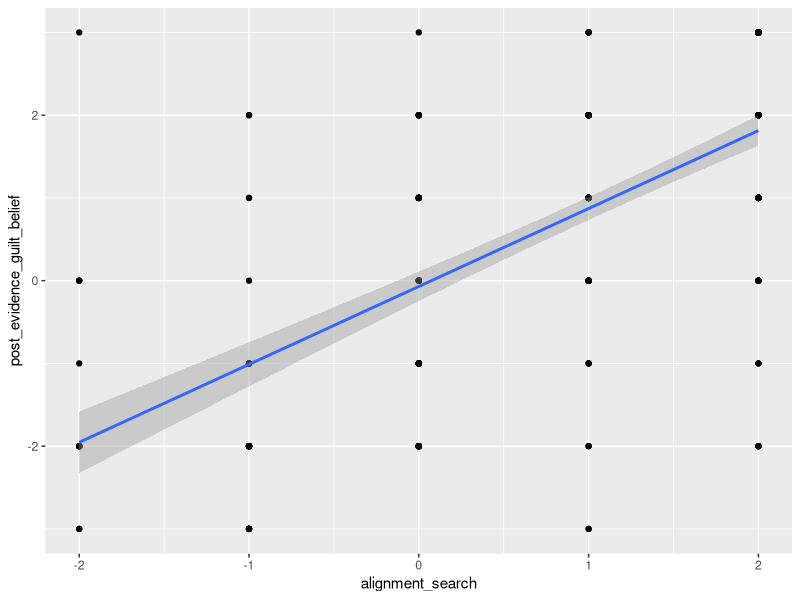
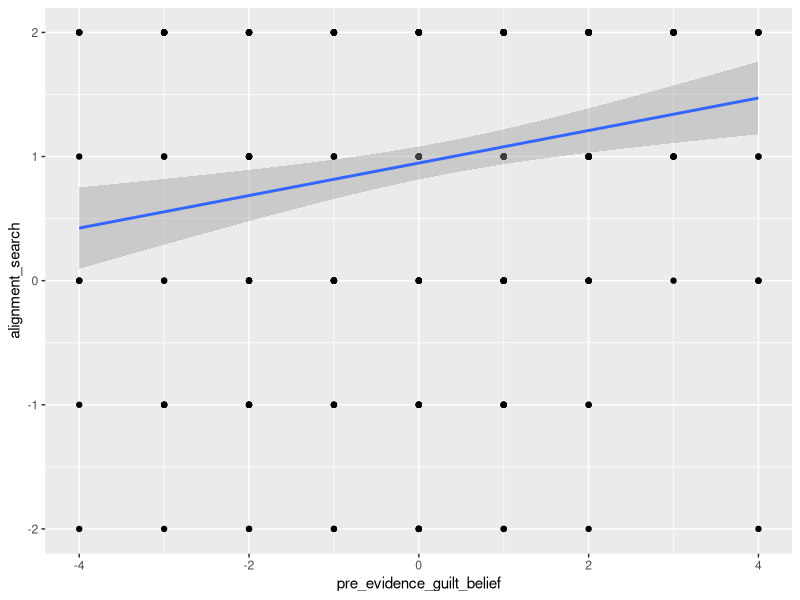
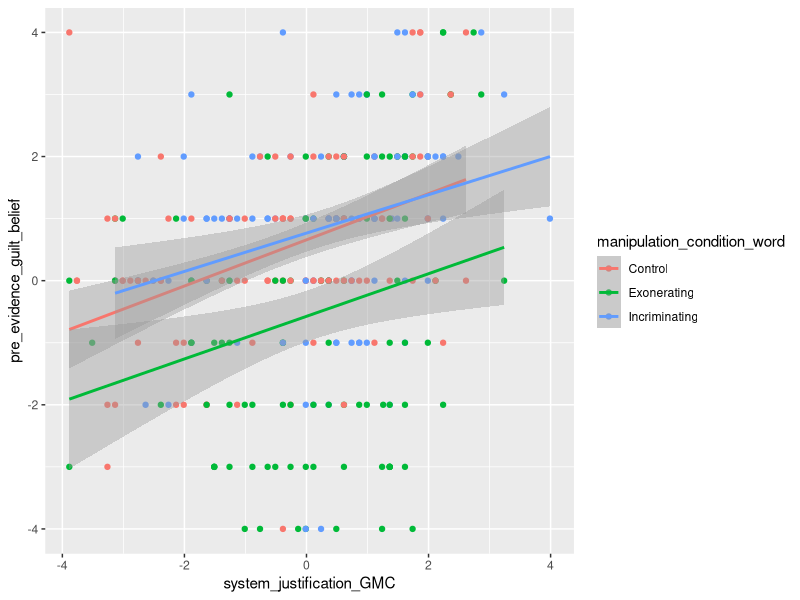

These charts were generated, in order, by the following R code: (Note: this script raises an error after producing the figures.)
## ---- chunk 1
library(dplyr)
library(tidyverse)
library(magrittr)
library(lavaan)

df_study1 <- read.csv("pilot1_cleaned.csv")
df_study2 <- read.csv("pilot2_cleaned.csv")

df_study2_filtered <- df_study2 %>% dplyr::filter(manipulation_condition_word!="Control")
## ---- chunk 2
#which study are we looking at?
df <- df_study2
## ---- chunk 3
#path c: total effect (don't report this directly - just a quick decontextualized way to isolate the path)
model_total <- lm(post_evidence_guilt_belief ~ 
             manipulation_condition + system_justification_GMC, 
           df)

summary(model_total)
confint(model_total)
df.residual(model_total)
## ---- chunk 4
#path b2 (don't report this directly - just a quick decontextualized way to isolate the path)
model <- lm(post_evidence_guilt_belief ~ 
              alignment_search + 
              alignment_search:manipulation_condition +
              pre_evidence_guilt_belief +
              system_justification_GMC + manipulation_condition
              , df)

summary(model)
confint(model)
df.residual(model)

ggplot(df, 
       aes(x = alignment_search, y = post_evidence_guilt_belief)) +
  geom_point() + 
  geom_smooth(method = "lm")
## ---- chunk 5
#path b1 (don't report this directly - just a quick decontextualized way to isolate the path)
model <- lm(alignment_search ~ pre_evidence_guilt_belief + 
              pre_evidence_guilt_belief:manipulation_condition, df)

summary(model)
confint(model)
df.residual(model)

ggplot(df, 
       aes(x = pre_evidence_guilt_belief, y = alignment_search)) +
  geom_point() + 
  geom_smooth(method = "lm")
## ---- chunk 6
#path a (don't report this directly except aic/bic - just a quick decontextualized way to isolate the path)
model1 <- lm(pre_evidence_guilt_belief ~ 
             manipulation_condition * system_justification_GMC + 
             right_wing_authoritarianism_GMC + 
             #need_for_cognition_GMC + #comment out for df_study2
             social_dominance_orientation_GMC + 
             political_orientation, 
           df)

summary(model1)
confint(model1)
df.residual(model1)

ggplot(df, 
       aes(x = system_justification_GMC, y = pre_evidence_guilt_belief, color = manipulation_condition_word)) +
  geom_point() + 
  geom_smooth(method = "lm")



model2 <- lm(pre_evidence_guilt_belief ~ 
             manipulation_condition * 
             (system_justification_GMC + 
             right_wing_authoritarianism_GMC + 
             #need_for_cognition_GMC + #comment out for df_study2
             social_dominance_orientation_GMC) + 
             political_orientation, 
           df)

summary(model2)
confint(model2)
df.residual(model2)

AIC(model1, model2)
BIC(model1, model2)

#model1 breakdown for study 2
df$manipulation_condition_f <- as.factor(df$manipulation_condition)
df$manipulation_condition_f <- relevel(df$manipulation_condition_f, ref = "-0.5") # "-0.5" ; "0" ; "0.5"

model1 <- lm(pre_evidence_guilt_belief ~ 
             manipulation_condition_f * system_justification_GMC + 
             right_wing_authoritarianism_GMC + 
             #need_for_cognition_GMC + #always commented out as this model is only for df_study2
             social_dominance_orientation_GMC + 
             political_orientation, 
           df)

summary(model1)
confint(model1)
df.residual(model1)

## ---- chunk 7
#full model: study 1
set.seed(18936)

#X1: manipulation_condition
#X2: system_justification_GMC

#M1: pre_evidence_guilt_belief

#M2: alignment_search

#Y1: post_evidence_similarity
#Y2: post_evidence_match (STUDY 1 ONLY)
#Y3: post_evidence_guilt_belief (STUDY 1 ONLY)

#covar1: right_wing_authoritarianism_GMC
#covar2: social_dominance_orientation_GMC
#covar3: political_orientation
#covar4: need_for_cognition_GMC (STUDY 1 ONLY)

model <- '
  # --- Regressions ---
  pre_evidence_guilt_belief ~ a1*manipulation_condition + a2*system_justification_GMC +
                              right_wing_authoritarianism_GMC + social_dominance_orientation_GMC +
                              political_orientation + need_for_cognition_GMC +
                              manipulation_condition:system_justification_GMC

  alignment_search ~ b*pre_evidence_guilt_belief +
                     manipulation_condition:pre_evidence_guilt_belief

  post_evidence_similarity ~ c1*alignment_search + d1*pre_evidence_guilt_belief +
                              alignment_search:manipulation_condition +
                              eprime1*manipulation_condition + fprime1*system_justification_GMC

  post_evidence_match ~ c2*alignment_search + d2*pre_evidence_guilt_belief +
                              alignment_search:manipulation_condition +
                              eprime2*manipulation_condition + fprime2*system_justification_GMC

  post_evidence_guilt_belief ~ c3*alignment_search + d3*pre_evidence_guilt_belief +
                              alignment_search:manipulation_condition +
                              eprime3*manipulation_condition + fprime3*system_justification_GMC

  # --- Covariate correlations ---
  system_justification_GMC ~~ right_wing_authoritarianism_GMC + social_dominance_orientation_GMC +
                              political_orientation + need_for_cognition_GMC
  right_wing_authoritarianism_GMC ~~ social_dominance_orientation_GMC + political_orientation +
                              need_for_cognition_GMC
  social_dominance_orientation_GMC ~~ political_orientation + need_for_cognition_GMC
  political_orientation ~~ need_for_cognition_GMC

  # --- Indirect effects ---
  ind_X1_Y1 := a1 * b * c1
  ind_X1_Y2 := a1 * b * c2
  ind_X1_Y3 := a1 * b * c3
  ind_X2_Y1 := a2 * b * c1
  ind_X2_Y2 := a2 * b * c2
  ind_X2_Y3 := a2 * b * c3
'


## ---- chunk 8
#full model: study 2
set.seed(63440)

#X1: manipulation_condition
#X2: system_justification_GMC

#M1: pre_evidence_guilt_belief

#M2: alignment_search

#Y1: post_evidence_similarity

#covar1: right_wing_authoritarianism_GMC
#covar2: social_dominance_orientation_GMC
#covar3: political_orientation

df$manipulation_condition_f <- relevel(df$manipulation_condition_f, ref = "0")

model <- '
  # --- Regressions ---
  pre_evidence_guilt_belief ~ a1*manipulation_condition + a2*system_justification_GMC +
                              right_wing_authoritarianism_GMC + 
                              social_dominance_orientation_GMC +
                              political_orientation +
                              manipulation_condition:system_justification_GMC

  alignment_search ~ b*pre_evidence_guilt_belief +
                     manipulation_condition:pre_evidence_guilt_belief

  post_evidence_guilt_belief ~ c*alignment_search + d*pre_evidence_guilt_belief +
                      alignment_search:manipulation_condition  +
                      eprime1*manipulation_condition + fprime1*system_justification_GMC

  # --- Covariate correlations ---
  system_justification_GMC ~~ right_wing_authoritarianism_GMC + 
                              social_dominance_orientation_GMC +
                              political_orientation
  right_wing_authoritarianism_GMC ~~ social_dominance_orientation_GMC + 
                              political_orientation
  social_dominance_orientation_GMC ~~ political_orientation

  # --- Indirect effects ---
  ind_X1_Y := a1 * b * c
  ind_X2_Y := a2 * b * c
'

## ---- chunk 9
fit <- sem(model, data = df, se = "bootstrap", bootstrap = 10000)
summary(fit, standardized = TRUE, rsquare = TRUE, ci = TRUE) #ci = TRUE if you want confidence intervals
## ---- chunk 10
#study 1: PROCESS
process(data = df_study1,
        y = "post_evidence_guilt_belief", #"post_evidence_similarity" ; "post_evidence_match" ; "post_evidence_guilt_belief"
        x = "system_justification_GMC",
        m = c("pre_evidence_guilt_belief", "alignment_search"),
        cov = c("manipulation_condition",
                "right_wing_authoritarianism_GMC",
                "social_dominance_orientation_GMC",
                "need_for_cognition_GMC",
                "political_orientation"),
        boot = 10000,
        model = 6)
## ---- chunk 11
#study 2: PROCESS
process(data = df_study2,
        y = "post_evidence_guilt_belief",
        x = "system_justification_GMC",
        m = c("pre_evidence_guilt_belief", "alignment_search"),
        cov = c("manipulation_condition",
                "right_wing_authoritarianism_GMC",
                "social_dominance_orientation_GMC",
                "political_orientation"),
        boot = 10000,
        model = 6)
